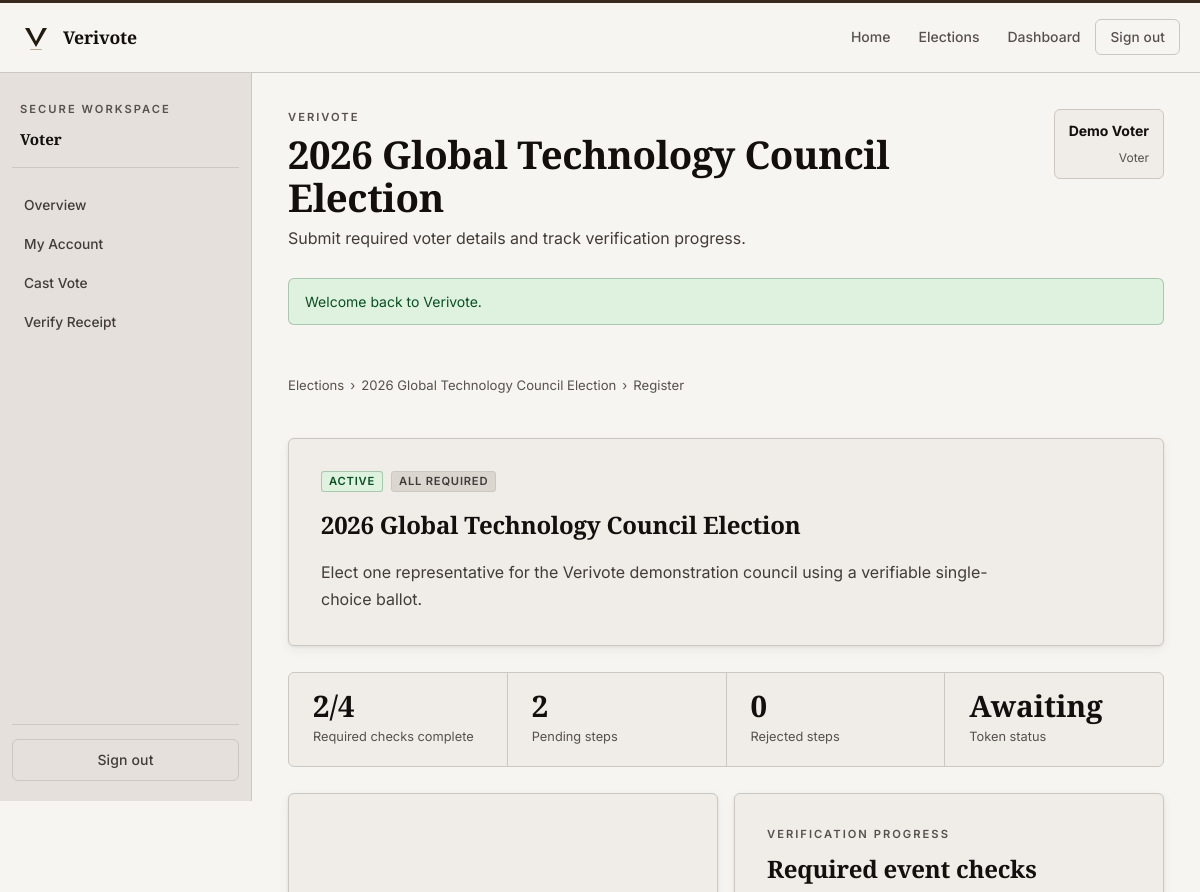
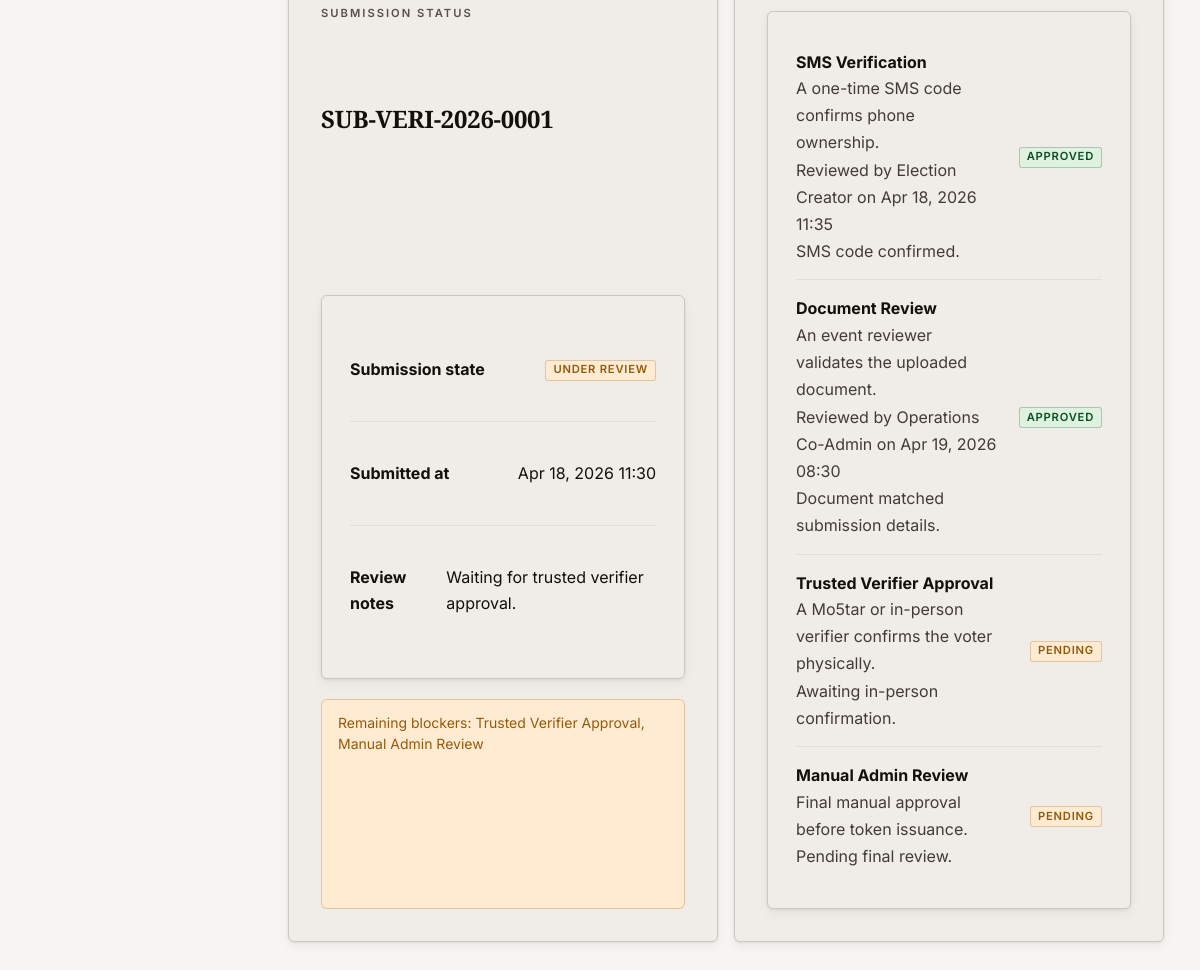
The page /voter/register_event.php?event=1 (signed in) on the database as committed earlier (2 pictures, top to bottom).
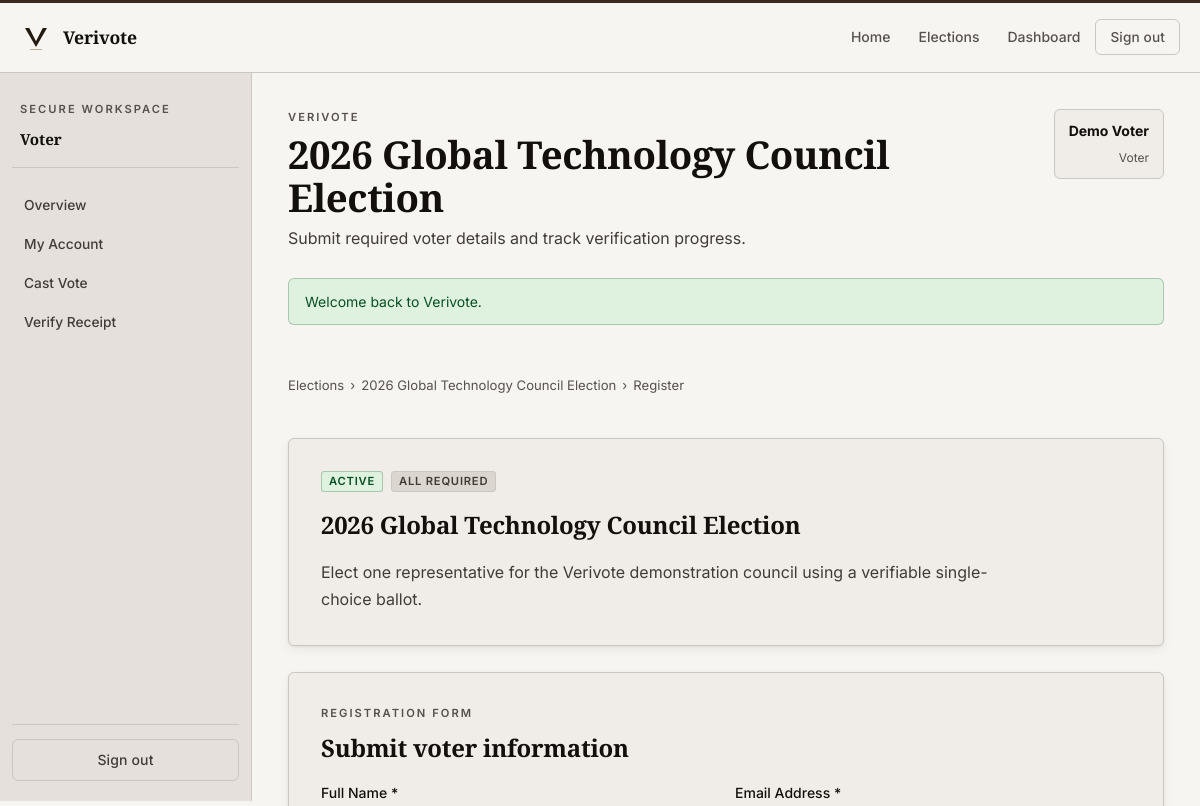
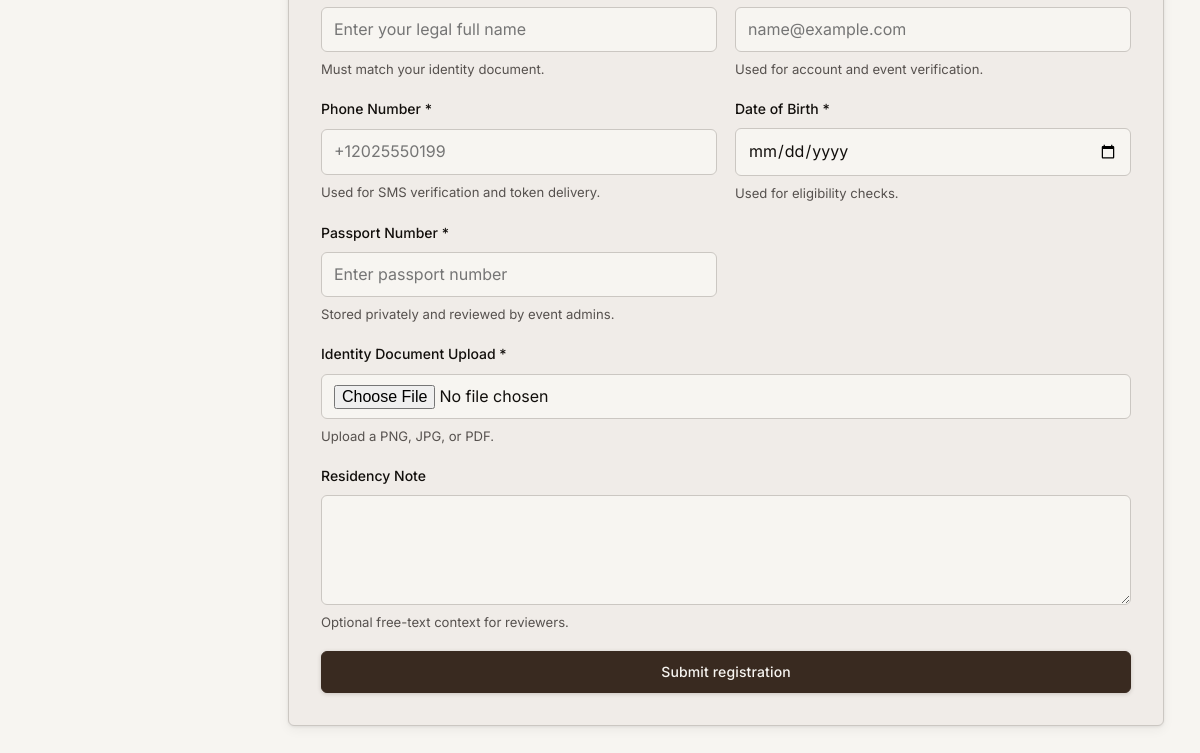
The same page on the database as committed later (2 pictures, top to bottom).
### tables this page shows
CREATE TABLE voter_verifications (
    id BIGINT UNSIGNED AUTO_INCREMENT PRIMARY KEY,
    submission_id BIGINT UNSIGNED NOT NULL,
    verification_method_id BIGINT UNSIGNED NOT NULL,
    is_required_snapshot TINYINT(1) NOT NULL DEFAULT 1,
    status ENUM('pending', 'under_review', 'approved', 'rejected', 'waived') NOT NULL DEFAULT 'pending',
    verifier_user_id BIGINT UNSIGNED NULL,
    notes TEXT NULL,
    verified_at DATETIME NULL,
    created_at TIMESTAMP NOT NULL DEFAULT CURRENT_TIMESTAMP,
    updated_at TIMESTAMP NOT NULL DEFAULT CURRENT_TIMESTAMP ON UPDATE CURRENT_TIMESTAMP,
    UNIQUE KEY uniq_submission_method (submission_id, verification_method_id),
    CONSTRAINT fk_voter_verifications_submission FOREIGN KEY (submission_id) REFERENCES voter_event_submissions(id) ON DELETE CASCADE,
    CONSTRAINT fk_voter_verifications_method FOREIGN KEY (verification_method_id) REFERENCES verification_methods(id) ON DELETE CASCADE,
    CONSTRAINT fk_voter_verifications_user FOREIGN KEY (verifier_user_id) REFERENCES users(id) ON DELETE SET NULL
);

CREATE TABLE verification_methods (
    id BIGINT UNSIGNED AUTO_INCREMENT PRIMARY KEY,
    event_id BIGINT UNSIGNED NOT NULL,
    method_key VARCHAR(80) NOT NULL,
    label VARCHAR(150) NOT NULL,
    description VARCHAR(255) NULL,
    is_required TINYINT(1) NOT NULL DEFAULT 1,
    requires_reviewer TINYINT(1) NOT NULL DEFAULT 0,
    sequence_order INT UNSIGNED NOT NULL DEFAULT 1,
    config_json JSON NULL,
    is_active TINYINT(1) NOT NULL DEFAULT 1,
    created_at TIMESTAMP NOT NULL DEFAULT CURRENT_TIMESTAMP,
    UNIQUE KEY uniq_method (event_id, method_key),
    CONSTRAINT fk_verification_methods_event FOREIGN KEY (event_id) REFERENCES events(id) ON DELETE CASCADE
);

CREATE TABLE voter_event_submissions (
    id BIGINT UNSIGNED AUTO_INCREMENT PRIMARY KEY,
    event_id BIGINT UNSIGNED NOT NULL,
    user_id BIGINT UNSIGNED NOT NULL,
    submission_reference VARCHAR(36) NOT NULL UNIQUE,
    status ENUM('pending', 'under_review', 'approved', 'rejected') NOT NULL DEFAULT 'pending',
    approval_notes TEXT NULL,
    submitted_at DATETIME NOT NULL DEFAULT CURRENT_TIMESTAMP,
    approved_at DATETIME NULL,
    approved_by BIGINT UNSIGNED NULL,
    last_reviewed_at DATETIME NULL,
    created_at TIMESTAMP NOT NULL DEFAULT CURRENT_TIMESTAMP,
    updated_at TIMESTAMP NOT NULL DEFAULT CURRENT_TIMESTAMP ON UPDATE CURRENT_TIMESTAMP,
    UNIQUE KEY uniq_submission (event_id, user_id),
    CONSTRAINT fk_submissions_event FOREIGN KEY (event_id) REFERENCES events(id) ON DELETE CASCADE,
    CONSTRAINT fk_submissions_user FOREIGN KEY (user_id) REFERENCES users(id) ON DELETE CASCADE,
    CONSTRAINT fk_submissions_approver FOREIGN KEY (approved_by) REFERENCES users(id) ON DELETE SET NULL
);

CREATE TABLE users (
    id BIGINT UNSIGNED AUTO_INCREMENT PRIMARY KEY,
    role_id INT UNSIGNED NOT NULL,
    full_name VARCHAR(150) NOT NULL,
    email VARCHAR(190) NOT NULL UNIQUE,
    phone VARCHAR(40) NOT NULL UNIQUE,
    password_hash VARCHAR(255) NOT NULL,
    status ENUM('pending', 'active', 'suspended') NOT NULL DEFAULT 'pending',
    email_verified_at DATETIME NULL,
    phone_verified_at DATETIME NULL,
    last_login_at DATETIME NULL,
    failed_login_count INT UNSIGNED NOT NULL DEFAULT 0,
    created_at TIMESTAMP NOT NULL DEFAULT CURRENT_TIMESTAMP,
    updated_at TIMESTAMP NOT NULL DEFAULT CURRENT_TIMESTAMP ON UPDATE CURRENT_TIMESTAMP,
    CONSTRAINT fk_users_role FOREIGN KEY (role_id) REFERENCES roles(id)
);

CREATE TABLE event_required_fields (
    id BIGINT UNSIGNED AUTO_INCREMENT PRIMARY KEY,
    event_id BIGINT UNSIGNED NOT NULL,
    field_key VARCHAR(120) NOT NULL,
    field_label VARCHAR(150) NOT NULL,
    field_type ENUM('text', 'email', 'phone', 'date', 'textarea', 'select', 'file', 'image', 'id_number', 'passport', 'address') NOT NULL DEFAULT 'text',
    placeholder VARCHAR(190) NULL,
    help_text VARCHAR(255) NULL,
    options_json JSON NULL,
    validation_rules_json JSON NULL,
    is_required TINYINT(1) NOT NULL DEFAULT 1,
    is_system_field TINYINT(1) NOT NULL DEFAULT 1,
    field_order INT UNSIGNED NOT NULL DEFAULT 1,
    created_at TIMESTAMP NOT NULL DEFAULT CURRENT_TIMESTAMP,
    UNIQUE KEY uniq_field (event_id, field_key),
    CONSTRAINT fk_required_fields_event FOREIGN KEY (event_id) REFERENCES events(id) ON DELETE CASCADE
);

### voter/register_event.php (the view, shortened to what the changed rows need)
<?php
$user = current_user();
$eventId = (int) ($_GET['event'] ?? $_POST['event_id'] ?? 0);
$event = $eventId > 0 ? fetch_event_by_id($eventId) : null;
$submission = fetch_user_submission($eventId, (int) $user['id']);
$fields = fetch_event_required_fields($eventId);
$verifications = $submission ? fetch_submission_verifications((int) $submission['id']) : [];
$submission = fetch_user_submission($eventId, (int) $user['id']);
$existingAnswers = $submission ? fetch_submission_answers((int) $submission['id']) : [];
$existingAnswerMap = submission_answer_value_map($existingAnswers);
$verifications = $submission ? fetch_submission_verifications((int) $submission['id']) : [];
$activeToken = $submission ? active_token_for_submission((int) $submission['id']) : null;
$canResubmit = $submission && $submission['status'] === 'rejected';
$summary = $submission ? submission_verification_summary((int) $submission['id']) : null;
$pageHeading = $event['title'];
$isDashboard = true;
$sidebarContext = 'voter';
$activeSidebar = '';
include dirname(__DIR__) . '/includes/header.php';
?>
<section class="panel">
    <h2><?= e($event['title']); ?></h2>
</section>
<?php if (!$submission || $canResubmit): ?>
    <section class="panel">
        <span class="eyebrow"><?= $canResubmit ? 'Resubmission Form' : 'Registration Form'; ?></span>
        <h2><?= $canResubmit ? 'Correct and resubmit your information' : 'Submit voter information'; ?></h2>
        <form method="post" enctype="multipart/form-data" class="form-grid">
            <?php foreach ($fields as $field): ?>
                <?php
                $fieldName = 'field_' . $field['id'];
                $fieldType = $field['field_type'];
                $existingValue = $existingAnswerMap[$fieldName]['text_value'] ?? '';
                $old = old_input($fieldName, (string) $existingValue);
                ?>
                <div class="field <?= in_array($fieldType, ['textarea', 'file', 'image'], true) ? 'field--full' : ''; ?>">
                    <label for="<?= e($fieldName); ?>"><?= e($field['field_label']); ?><?= $field['is_required'] ? ' *' : ''; ?></label>
                    <?php if ($fieldType === 'textarea'): ?>
                        <textarea id="<?= e($fieldName); ?>" name="<?= e($fieldName); ?>"><?= e($old); ?></textarea>
                    <?php elseif (in_array($fieldType, ['file', 'image'], true)): ?>
                        <input id="<?= e($fieldName); ?>" type="file" name="<?= e($fieldName); ?>" <?= (!$canResubmit && $field['is_required']) ? 'required' : ''; ?>>
                    <?php else: ?>
                        <?php
                        $inputType = match ($fieldType) {
                            'email' => 'email',
                            'phone' => 'text',
                            'date' => 'date',
                            default => 'text',
                        };
                        ?>
                        <input id="<?= e($fieldName); ?>" type="<?= e($inputType); ?>" name="<?= e($fieldName); ?>" value="<?= e($old); ?>" placeholder="<?= e((string) $field['placeholder']); ?>" <?= $field['is_required'] ? 'required' : ''; ?>>
                    <?php endif; ?>
                    <?php if (!empty($field['help_text'])): ?>
                        <span class="helper-text"><?= e($field['help_text']); ?></span>
                    <?php endif; ?>
                </div>
            <?php endforeach; ?>
            <div class="field field--full">
                <button class="button button--primary" type="submit"><?= $canResubmit ? 'Resubmit registration' : 'Submit registration'; ?></button>
            </div>
        </form>
    </section>
<?php elseif ($submission): ?>
    <div class="stat-strip">
        <div class="stat-strip__item">
            <strong><?= e((string) ($summary['required_complete'] ?? 0)); ?>/<?= e((string) ($summary['required_total'] ?? 0)); ?></strong>
            <p>Required checks complete</p>
        </div>
        <div class="stat-strip__item">
            <strong><?= e((string) ($summary['pending_total'] ?? 0)); ?></strong>
            <p>Pending steps</p>
        </div>
        <div class="stat-strip__item">
            <strong><?= e((string) ($summary['rejected_total'] ?? 0)); ?></strong>
            <p>Rejected steps</p>
        </div>
        <div class="stat-strip__item">
            <strong><?= $activeToken ? 'Issued' : 'Awaiting'; ?></strong>
            <p>Token status</p>
        </div>
    </div>
    <section class="grid-2">
        <article class="panel">
            <span class="eyebrow">Submission Status</span>
            <h2><?= e($submission['submission_reference']); ?></h2>
            <div class="list-shell">
                <div class="list-row">
                    <strong>Submission state</strong>
                    <span class="badge <?= e(badge_class($submission['status'])); ?>"><?= e(format_status($submission['status'])); ?></span>
                </div>
                <div class="list-row">
                    <strong>Submitted at</strong>
                    <span><?= e(format_datetime($submission['submitted_at'], 'M j, Y H:i')); ?></span>
                </div>
                <?php if (!empty($submission['approval_notes'])): ?>
                    <div class="list-row">
                        <strong>Review notes</strong>
                        <span><?= e($submission['approval_notes']); ?></span>
                    </div>
                <?php endif; ?>
            </div>
            <?php if ($summary && $summary['blockers'] !== []): ?>
                <div class="alert alert--warning">Remaining blockers: <?= e(implode(', ', $summary['blockers'])); ?></div>
            <?php endif; ?>
        </article>
        <article class="panel">
            <span class="eyebrow">Verification Progress</span>
            <h2>Required event checks</h2>
            <div class="list-shell">
                <?php foreach ($verifications as $verification): ?>
                    <div class="list-row">
                        <div>
                            <strong><?= e($verification['label']); ?></strong>
                            <p><?= e($verification['description']); ?></p>
                            <?php if (!empty($verification['reviewer_name'])): ?>
                                <p>Reviewed by <?= e($verification['reviewer_name']); ?><?= $verification['verified_at'] ? ' on ' . e(format_datetime($verification['verified_at'], 'M j, Y H:i')) : ''; ?></p>
                            <?php endif; ?>
                            <?php if (!empty($verification['notes'])): ?>
                                <p><?= e($verification['notes']); ?></p>
                            <?php endif; ?>
                        </div>
                        <div class="table-actions">
                            <span class="badge <?= e(badge_class($verification['status'])); ?>"><?= e(format_status($verification['status'])); ?></span>
                        </div>
                    </div>
                <?php endforeach; ?>
            </div>
        </article>
    </section>
<?php endif; ?>
<?php include dirname(__DIR__) . '/includes/footer.php'; ?>

### includes/header.php (shortened to what the changed rows need)
<?php
$pageTitle = $pageTitle ?? 'Verivote';
$isDashboard = $isDashboard ?? false;
$sidebarContext = $sidebarContext ?? (current_role_slug() ?? 'voter');
$flashes = pull_flashes();
$bodyBaseUrl = rtrim(base_url(''), '/');
?>
<!DOCTYPE html>
<html lang="en">
<head>
    <link rel="stylesheet" href="<?= e(base_url('/assets/css/app.css')); ?>">
</head>
<body class="<?= $isDashboard ? 'dashboard-body' : 'public-body'; ?>" data-base-url="<?= e($bodyBaseUrl); ?>">
<?php if ($isDashboard): ?>
    <div class="app-shell">
        <?php include __DIR__ . '/sidebar.php'; ?>
        <main id="main-content" class="app-main">
            <section class="page-head">
                <div>
                    <h1><?= e($pageHeading ?? $pageTitle); ?></h1>
                </div>
            </section>
            <?php if ($flashes): ?>
                <section class="flash-stack" role="status" aria-live="polite" aria-atomic="true">
                    <?php foreach ($flashes as $flash): ?>
                        <div class="alert alert--<?= e($flash['type']); ?>"><?= e($flash['message']); ?></div>
                    <?php endforeach; ?>
                </section>
            <?php endif; ?>
<?php endif; ?>

### includes/sidebar.php (shortened to what the changed rows need)
<?php
$role = $sidebarContext ?? (current_role_slug() ?? 'voter');
$links = match ($role) {
    'super_admin' => [
        ['label' => 'Overview', 'path' => '/admin/dashboard.php', 'slug' => 'admin-dashboard'],
        ['label' => 'Privileged Users', 'path' => '/admin/users.php', 'slug' => 'admin-users'],
        ['label' => 'Voter Accounts', 'path' => '/admin/voters.php', 'slug' => 'admin-voters'],
        ['label' => 'Site Settings', 'path' => '/admin/site_settings.php', 'slug' => 'admin-site-settings'],
        ['label' => 'Audit Trail', 'path' => '/admin/audits.php', 'slug' => 'admin-audits'],
        ['label' => 'Test Settings', 'path' => '/admin/settings.php', 'slug' => 'admin-settings'],
    ],
    'event_creator' => [
        ['label' => 'Overview', 'path' => '/creator/dashboard.php', 'slug' => 'creator-dashboard'],
        ['label' => 'New / Edit Event', 'path' => '/creator/event_form.php', 'slug' => 'creator-event'],
    ],
    'co_admin' => [
        ['label' => 'Overview', 'path' => '/coadmin/dashboard.php', 'slug' => 'coadmin-dashboard'],
    ],
    'verifier' => [
        ['label' => 'Verifier Queue', 'path' => '/verifier/dashboard.php', 'slug' => 'verifier-dashboard'],
    ],
    default => [
        ['label' => 'Overview', 'path' => '/voter/dashboard.php', 'slug' => 'voter-dashboard'],
        ['label' => 'My Account', 'path' => '/voter/account.php', 'slug' => 'voter-account'],
        ['label' => 'Cast Vote', 'path' => '/voter/cast_vote.php', 'slug' => 'voter-cast'],
        ['label' => 'Verify Receipt', 'path' => '/voter/verify_vote.php', 'slug' => 'voter-verify'],
    ],
};
?>
<aside class="sidebar">
    <nav class="sidebar__nav">
        <?php foreach ($links as $link): ?>
            <a class="<?= ($activeSidebar ?? '') === $link['slug'] ? 'is-active' : ''; ?>" href="<?= e(base_url($link['path'])); ?>">
                <?= e($link['label']); ?>
            </a>
        <?php endforeach; ?>
    </nav>
</aside>

Rows that differ between the two databases and show on the page:
removed voter_verifications: verifier_user "2", verification_method.label "SMS Verification", verification_method.description "A one-time SMS code confirms phone ownership.", verifier_user.full_name "Election Creator", verified_at "Apr 18, 2026 11:35", notes "SMS code confirmed.", status "APPROVED"
no longer on this page (row unchanged): verification_methods: requires_reviewer "0"
removed voter_event_submissions: submission_reference "SUB-VERI-2026-0001", status "UNDER REVIEW", submitted_at "Apr 18, 2026 11:30", approval_notes "Waiting for trusted verifier approval."
removed voter_verifications: verification_method.label "Document Review", verification_method.description "An event reviewer validates the uploaded document.", verifier_user.full_name "Operations Co-Admin", verified_at "Apr 19, 2026 08:30", notes "Document matched submission details.", status "APPROVED"
removed voter_verifications: verification_method.label "Trusted Verifier Approval", verification_method.description "A Mo5tar or in-person verifier confirms the voter physically.", notes "Awaiting in-person confirmation.", status "PENDING"
removed voter_verifications: verification_method.label "Manual Admin Review", verification_method.description "Final manual approval before token issuance.", notes "Pending final review.", status "PENDING"
now on this page (row unchanged): event_required_fields: field_label "Full Name", placeholder "Enter your legal full name", help_text "Must match your identity document."
now on this page (row unchanged): event_required_fields: field_label "Email Address", placeholder "name@example.com", help_text "Used for account and event verification."
now on this page (row unchanged): event_required_fields: field_label "Phone Number", placeholder "+12025550199", help_text "Used for SMS verification and token delivery."
now on this page (row unchanged): event_required_fields: field_label "Date of Birth", help_text "Used for eligibility checks."
now on this page (row unchanged): event_required_fields: field_label "Passport Number", placeholder "Enter passport number", help_text "Stored privately and reviewed by event admins."
now on this page (row unchanged): event_required_fields: field_label "Identity Document Upload", help_text "Upload a PNG, JPG, or PDF."
now on this page (row unchanged): event_required_fields: field_label "Residency Note", help_text "Optional free-text context for reviewers."
Other text that changed with them:
$summary['required_total']: "4" → (not shown)
implode(', ', $summary['blockers']): "Trusted Verifier Approval, Manual Admin Review" → (not shown)
text no longer shown: "/ Required checks complete Pending steps Rejected steps Awaiting Token status SUBMISSION STATUS Submission state Submitted at Review notes Remaining blockers: VERIFICATION PROGRESS Required event checks"
text now shown: "REGISTRATION FORM Submit voter information Submit registration"
